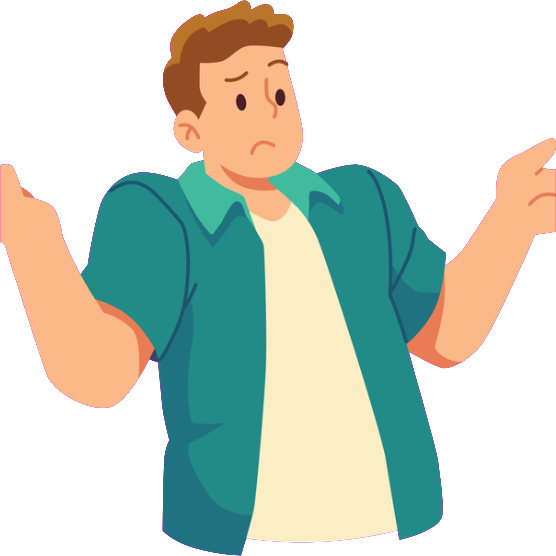
#> input picture assets/char_man.png, 556 x 556 px
$ python -i mee_reel.py   (imports and definitions only)
#> lines starting #> are read from the running program, lines starting #| are printed output that depends on the picture
#> further down, picture is the input picture: PIL image 556x556 RGBA; mean R, G, B, A 75, 85.4, 73.4, 130.7
"""MEE animated reel renderer: script.json -> one 1080x1920 mp4 (no talking head, pure motion graphics).

  python mee_reel.py script.json

Look follows the MEE Fanpage design guideline: 135deg blue gradient #48BEEE->#1A8FD1, faint white checker
fading toward the text side, Dela Gothic One for titles/highlights, Be Vietnam Pro for body text, ONE
yellow->orange highlight per scene, white cards with navy #0E2A3D text, navy cards with white text.
The real MEE logo (logo_white.png) sits top-center on every frame inside the Reels safe zone and grows big
on the CTA end card. No red/purple/black. Text stays inside x 80..1000, y 250..1600 (Reels UI safe zone).

script.json:
{
  "output": "reel.mp4", "logo": "assets/logo_white.png", "music": true,
  "scenes": [ {"type": "hook"|"wrong"|"options"|"compare"|"quiz"|"cta", "dur": seconds, ...}, ... ]
}
Scene fields are documented on each build_* function below.
"""
import json, sys, os, math, subprocess, tempfile
import numpy as np
from PIL import Image, ImageDraw, ImageFont, ImageFilter

HERE = os.path.dirname(os.path.abspath(__file__))
FONT_DIR = os.environ.get("REEL_FONTS", os.path.expanduser("~/.reel-fonts"))
DELA = os.path.join(FONT_DIR, "DelaGothicOne-Regular.ttf")
def BVP(w): return os.path.join(FONT_DIR, f"BeVietnamPro-{w}.ttf")

W, H, FPS = 1080, 1920, 30
G1, G2 = (0x48, 0xBE, 0xEE), (0x1A, 0x8F, 0xD1)
BLUE, NAVY, WHITE, SKY = (0x2C, 0xAB, 0xE2), (0x0E, 0x2A, 0x3D), (255, 255, 255), (0x58, 0xBF, 0xE8)
H1, H2 = (0xFF, 0xE0, 0x4F), (0xFF, 0xA3, 0x4F)
WIPE = 0.4
SAFE_X = 80
_fc = {}


# [4 lines left out: function font, not called in this run]


# ------------------------------------------------------------------ drawing helpers
def gradient(w, h, c1=G1, c2=G2):
    x = np.linspace(0, 1, w)[None, :]; y = np.linspace(0, 1, h)[:, None]; t = (x * w + y * h) / (w + h)
    return Image.fromarray(np.stack([c1[i] + (c2[i] - c1[i]) * t for i in range(3)], -1).astype(np.uint8)).convert("RGBA")


# [5 lines left out: function checker, not called in this run]


def rmask(w, h, r):
    m = Image.new("L", (w, h), 0); ImageDraw.Draw(m).rounded_rectangle((0, 0, w - 1, h - 1), r, fill=255); return m


def fit(txt, path, size, maxw, minsize=24):
    while size > minsize and font(path, size).getlength(txt) > maxw: size -= 2
    return size


# [31 lines left out: functions text_img, hl_text, wrap, para, not called in this run]


def shadow(im, blur=16, alpha=70, off=10):
#> called with blur = 16, alpha = 70, off = 10
    a = im.getchannel("A").point(lambda v: v * alpha // 255)
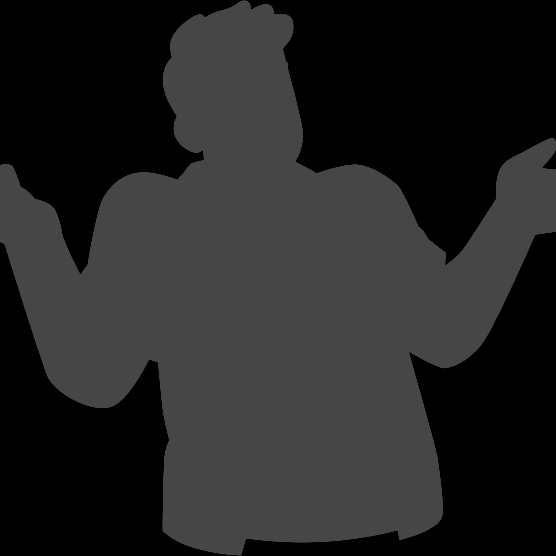
#> a: PIL image 556x556 L; min 0, max 70, mean 35.9
    sh = Image.new("RGBA", (im.width + 80, im.height + 80), (0, 0, 0, 0))
#> sh: PIL image 636x636 RGBA; every value is 0
    blk = Image.new("RGBA", im.size, (0, 30, 60, 255)); blk.putalpha(a); sh.alpha_composite(blk, (40, 40 + off))
#> after `blk = Image.new('RGBA', im.size, (0, 30, 60, 255))`:
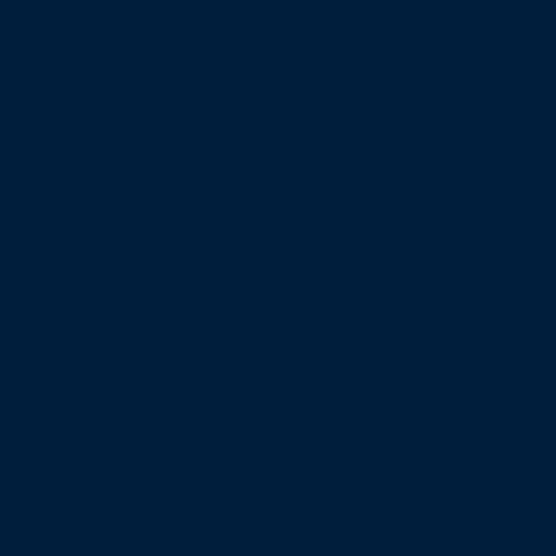
#> blk: PIL image 556x556 RGBA; mean R, G, B, A 0, 30, 60, 255
#> after `blk.putalpha(a)`:
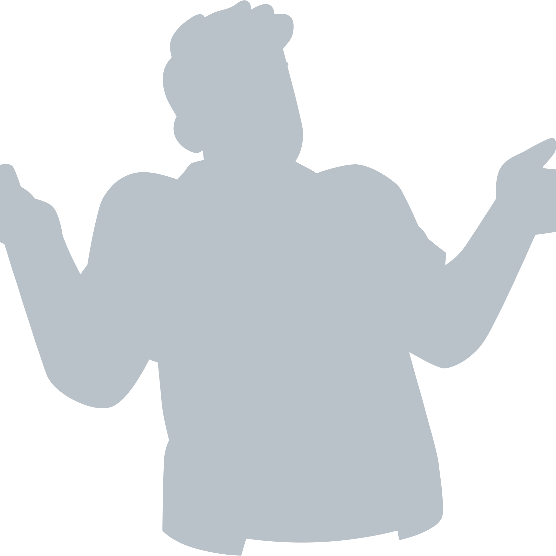
#> blk: PIL image 556x556 RGBA; mean R, G, B, A 0, 30, 60, 35.9; transparent parts drawn white
#> after `sh.alpha_composite(blk, (40, 40 + off))`:
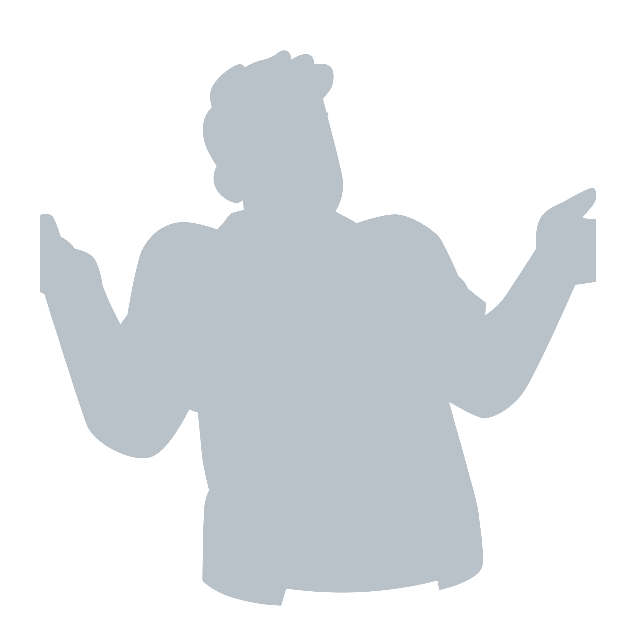
#> sh: PIL image 636x636 RGBA; mean R, G, B, A 0, 11.8, 23.6, 27.4; transparent parts drawn white
    sh = sh.filter(ImageFilter.GaussianBlur(blur)); sh.alpha_composite(im, (40, 40)); return sh
#> after `sh = sh.filter(ImageFilter.GaussianBlur(blur))`:
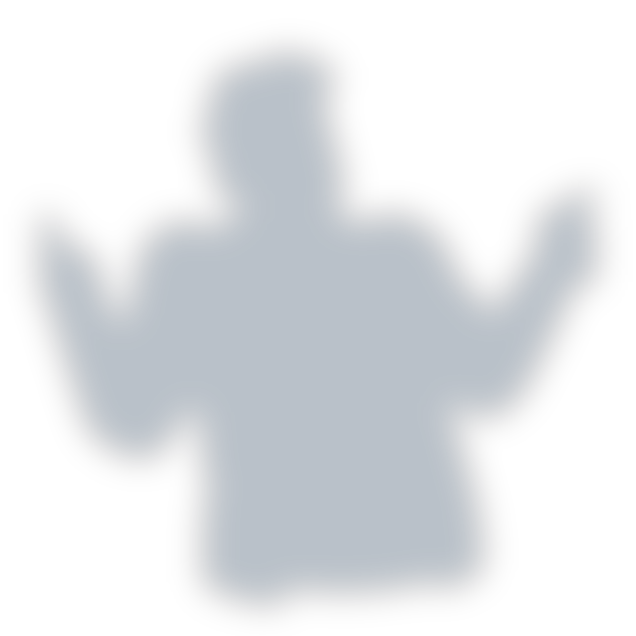
#> sh: PIL image 636x636 RGBA; mean R, G, B, A 0, 11.8, 23.6, 27.4; transparent parts drawn white
#> after `sh.alpha_composite(im, (40, 40))`:
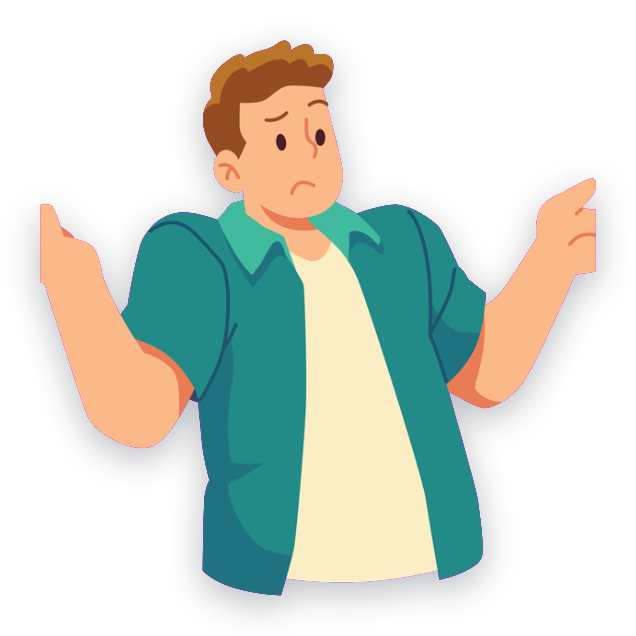
#> sh: PIL image 636x636 RGBA; mean R, G, B, A 57.2, 66.4, 58.4, 102.6; transparent parts drawn white


def card(w, h, r=36, fill=WHITE, grad=False):
    c = gradient(w, h, H1, H2) if grad else Image.new("RGBA", (w, h), fill + (255,))
    c.putalpha(rmask(w, h, r)); return shadow(c)


def on_card(base_card, content, dx=0, dy=0):
    im = base_card.copy(); im.alpha_composite(content, ((im.width - content.width) // 2 + dx, (im.height - content.height) // 2 + dy - 5))
    return im


# [47 lines left out: functions check_badge, cross_badge, starburst, pill, headline, not called in this run]


def load_png(path, width):
    im = Image.open(path).convert("RGBA"); r = width / im.width
    return im.resize((int(im.width * r), int(im.height * r)), Image.LANCZOS)


# ------------------------------------------------------------------ item model
class Item:
    """An image placed with its centre at (cx, cy), appearing at t0 (scene-local seconds) with an animation."""
    def __init__(self, img, cx, cy, t0=0.0, anim="pop", sfx="pop", t_out=None, swaps=None, pulse=False, progress=None):
        self.img, self.cx, self.cy, self.t0, self.anim, self.sfx = img, cx, cy, t0, anim, sfx
        self.t_out, self.swaps, self.pulse, self.progress = t_out, swaps or [], pulse, progress

    # [5 lines left out: function frame_img, not called in this run]


def ease(x): return 1 - (1 - x) ** 3
def back(x, s=1.7): x -= 1; return 1 + (s + 1) * x ** 3 + s * x ** 2


# [17 lines left out: function draw_item, not called in this run]


# ------------------------------------------------------------------ scene builders (all coordinates for 1080x1920)
def quote_card(txt, w=880, h=210, size=84):
    t = text_img(txt, size, BVP("ExtraBold"), NAVY, maxw=w - 100); return on_card(card(w, h), t), t


# [95 lines left out: functions build_hook, build_wrong, build_options, build_compare, build_quiz, build_cta, not called in this run]


BUILD = {"hook": build_hook, "wrong": build_wrong, "options": build_options, "compare": build_compare, "quiz": build_quiz}


# ------------------------------------------------------------------ main
# [50 lines left out: function main, not called in this run]


# [2 lines not run here, left out]

>>> from PIL import Image
>>> picture = Image.open('../assets/char_man.png')
>>> result = shadow(picture)
